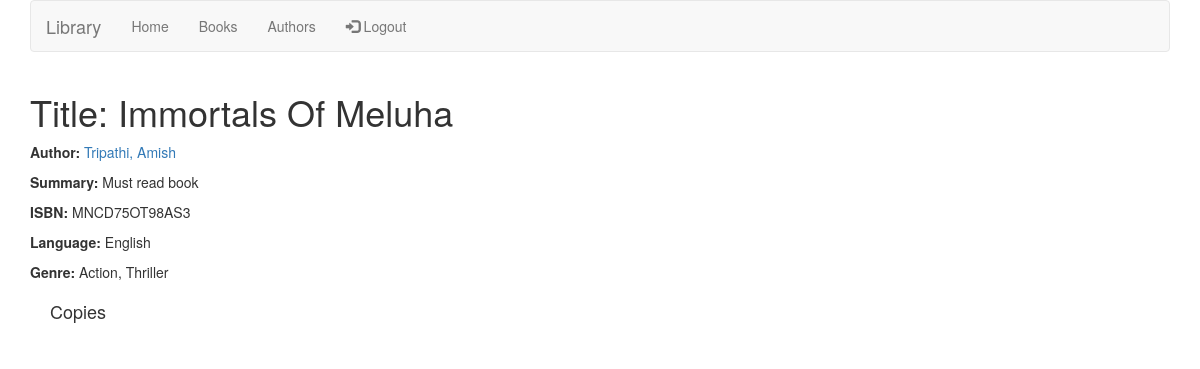
The app's page /book/2 (signed in) with its own data.
### catalog/models.py (models this page shows, shortened)
class Book(models.Model):
    title = models.CharField(max_length=200)
    author = models.ForeignKey('Author', on_delete=models.SET_NULL, null=True)
    summary = models.TextField(max_length=1000, help_text='Enter a brief description of the book')
    isbn = models.CharField('ISBN', max_length=13, help_text='13 Character <a href="https://www.isbn-international.org/content/what-isbn">ISBN number</a>')
    genre = models.ManyToManyField(Genre, help_text='Select a genre for this book')
    language = models.ForeignKey('Language',null=True,on_delete=models.SET_NULL)

class Author(models.Model):
    first_name = models.CharField(max_length=100)
    last_name = models.CharField(max_length=100)
    date_of_birth = models.DateField(null=True, blank=True)
    date_of_death = models.DateField('Died', null=True, blank=True)
    class Meta:
        ordering = ['last_name', 'first_name']
    def __str__(self):
        return f'{self.last_name}, {self.first_name}'

class Language(models.Model):
    name = models.CharField(max_length=100)
    class Meta:
        ordering = ['name']
    def __str__(self):
        return self.name

class Genre(models.Model):
    name = models.CharField(max_length=200, help_text='Enter a book genre (e.g. Science Fiction)')
    def __str__(self):
        return self.name

### catalog/views.py (the view)
# urls.py: path('book/<int:pk>',views.BookDetailView.as_view(),name='book_detail'),
class BookDetailView(LoginRequiredMixin,DetailView):
    login_url = '/login'
    model = Book
    template_name = 'book_detail.html'
    context_object_name = 'book_detail'
    def get_context_data(self, **kwargs):
         context = super().get_context_data(**kwargs)
         context['instances'] = BookInstance.objects.filter(book__id=self.kwargs['pk'])
         print(context['instances'])
         return context

### catalog/templates/book_detail.html (shortened to what this page needs)
{% extends "base.html" %}
{% block body_block %}
  <h1>Title: {{ book_detail.title }}</h1>
  <p><strong>Author:</strong> <a href="{% url 'catalog:author_detail' book_detail.author.id %}">{{ book_detail.author }}</a></p>
  <p><strong>Summary:</strong> {{ book_detail.summary }}</p>
  <p><strong>ISBN:</strong> {{ book_detail.isbn }}</p>
  <p><strong>Language:</strong> {{ book_detail.language }}</p>
  <p><strong>Genre:</strong> {% for genre in book_detail.genre.all %} {{ genre }}{% if not forloop.last %}, {% endif %}{% endfor %}</p>
  <div style="margin-left:20px;margin-top:20px">
    <h4>Copies</h4>
    <div class="container">
    </div>
  </div>
{% endblock %}

### records on screen
Book: title "Immortals Of Meluha", author "Tripathi, Amish", summary "Must read book", isbn "MNCD75OT98AS3", language "English"
Genre: name "Action"
Genre: name "Thriller"
